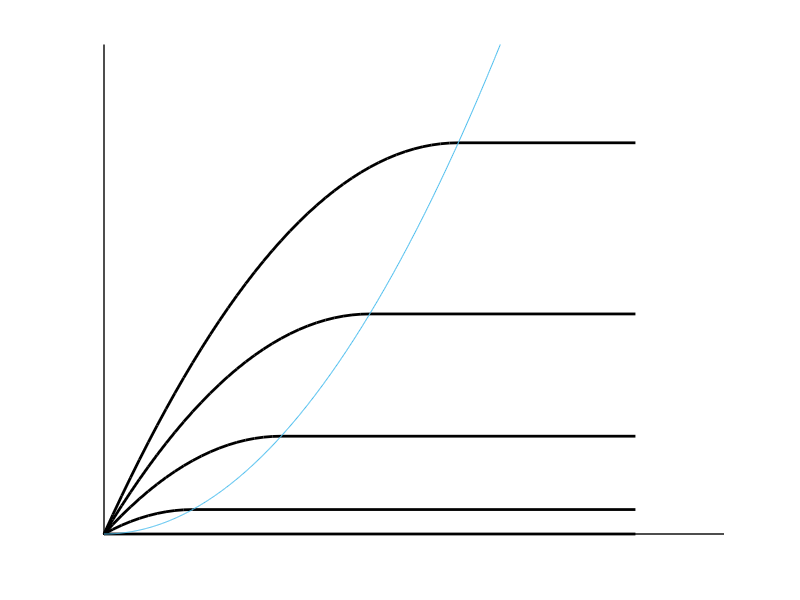
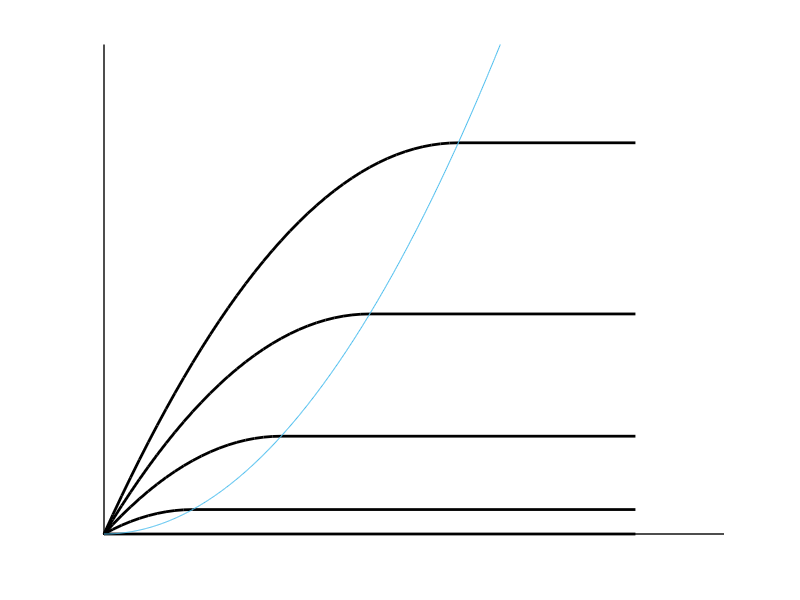

The MATLAB script that drew these images, in order:
#nMOSFET characteristics showing Early voltage's effect'

clf
hold on

kn=0.0002;
vt=1;

ID=@(vds,vgs) kn.*[(vgs-vt).*vds-vds.^2./2];      %triode region
IDs=@(vgs) kn./2.*(vgs-vt).^2;                      %saturation region
IDp=@(vds) kn.*vds.^2./2;					%pinch off curve

%axis
plot([0,7],[0,0],'linewidth',1,'color','black')
plot([0,0],[0,0.003],'linewidth',1,'color','black')


v=[1,2,3,4,5];
for vgs=v
vds=0:0.1:(vgs-vt);
plot(vds,ID(vds,vgs),'linewidth',2,'color','black')
plot([vgs-vt,6],[IDs(vgs),IDs(vgs)],'linewidth',2,'color','black')
endfor

vds=0:0.01:5;
plot(vds,IDp(vds))

axis([0 ,7,0,0.002])
axis off
grid off

print -demf nMOSFETenhancementNormalCharacteristics.emf
print -deps nMOSFETenhancementNormalCharacteristics.eps
